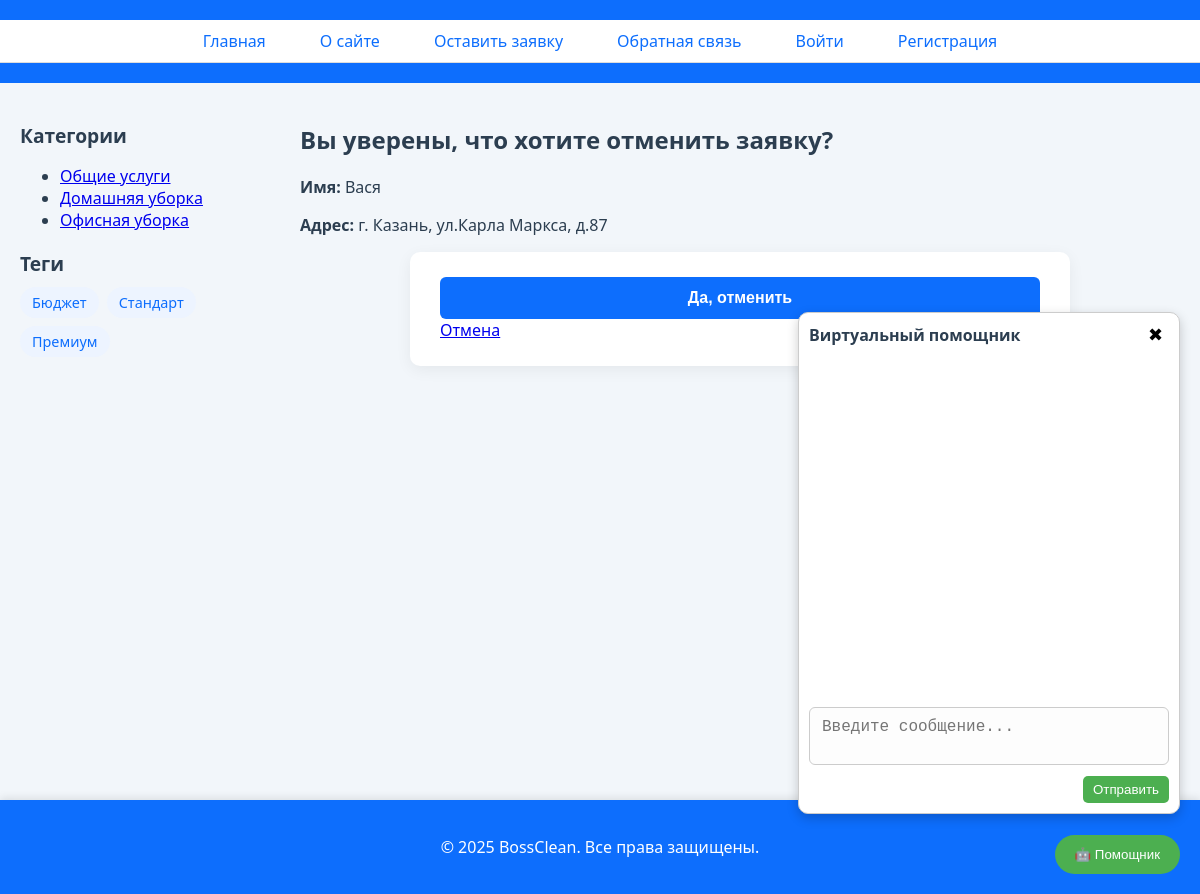
Screenshot of /cancel_order/5/ with the database file from the repository.
### places/models.py (models this page shows, shortened)
class ServiceCategory(models.Model):
    name = models.CharField(max_length=100, verbose_name='Название категории')
    slug = models.SlugField(unique=True, verbose_name='URL')
    def get_absolute_url(self):
        return reverse('category', kwargs={'cat_slug': self.slug})
    class Meta:
        verbose_name = 'Категория'
        verbose_name_plural = 'Категории'

class TagService(models.Model):
    tag = models.CharField(max_length=100, db_index=True, verbose_name="Название тега")
    slug = models.SlugField(max_length=255, unique=True, db_index=True, verbose_name="URL")
    def get_absolute_url(self):
        return reverse('tag', kwargs={'tag_slug': self.slug})

class OrderRequest(models.Model):
    user = models.ForeignKey(get_user_model(), on_delete=models.CASCADE, related_name='order_requests', null=True,
                             blank=True, verbose_name="Пользователь")
    name = models.CharField(
        max_length=100,
        verbose_name="Имя клиента",
        validators=[
            MinLengthValidator(2, "Имя должно содержать минимум 2 символа"),
            RegexValidator(r'^[А-Яа-яA-Za-z\s\-]+$', 'Имя может содержать только буквы, пробелы и дефисы')
        ]
    )
    phone = models.CharField(
        max_length=20,
        verbose_name="Телефон",
        validators=[
            RegexValidator(r'^\+?\d{10,15}$', 'Введите корректный номер телефона, начиная с +7 или 8')
        ]
    )
    address = models.TextField(
        verbose_name="Адрес",
        validators=[
            MinLengthValidator(5, "Адрес слишком короткий"),
            MaxLengthValidator(300, "Адрес слишком длинный")
        ]
    )
    date = models.DateField(verbose_name="Дата уборки")
    service = models.ForeignKey(Service, on_delete=models.CASCADE, verbose_name="Услуга")
    comment = models.TextField(
        blank=True,
        verbose_name="Комментарий",
        validators=[
            MaxLengthValidator(1000, "Комментарий слишком длинный (до 1000 символов)")
        ]
    )
    created_at = models.DateTimeField(auto_now_add=True, verbose_name="Дата создания заявки")
    image = models.ImageField(upload_to='uploads/', null=True, blank=True)
    class Meta:
        verbose_name = 'Заявка'
        verbose_name_plural = 'Заявки'

### places/views.py (the view)
# urls.py: path('cancel_order/<int:order_id>/', views.cancel_order, name='cancel_order'),
def cancel_order(request, order_id):
    order = get_object_or_404(OrderRequest, id=order_id)
    if request.method == 'POST':
        order.delete()
        return redirect('home')
    return render(request, 'places/cancel_order.html', {'order': order})

### places/templatetags/cleaning_tags.py (called while the page is built)
@register.inclusion_tag('places/list_categories.html')
def show_categories(cat_selected=0):
    cats = ServiceCategory.objects.all()
    return {"cats": cats, "cat_selected": cat_selected}

@register.inclusion_tag('places/includes/tag_block.html')
def show_all_tags():
    return {"tags": TagService.objects.all()}

### users/context_processors.py (called while the page is built)
def get_main_menu(request):
    return {'mainmenu': menu}

### places/templates/places/cancel_order.html (shortened to what this page needs)
{% extends 'base.html' %}
{% block content %}
  <h2>Вы уверены, что хотите отменить заявку?</h2>
  <p><strong>Имя:</strong> {{ order.name }}</p>
  <p><strong>Адрес:</strong> {{ order.address }}</p>
  <form method="post">
    <button type="submit" class="btn btn-danger">Да, отменить</button>
    <a href="{% url 'order_success' order.id %}" class="btn btn-secondary">Отмена</a>
  </form>
{% endblock %}

### places/templates/places/list_categories.html
<ul class="category-list">
    {% for cat in cats %}
        {% if cat.id == cat_selected %}
            <li class="selected">{{ cat.name }}</li>
        {% else %}
            <li><a href="{{ cat.get_absolute_url }}">{{ cat.name }}</a></li>
        {% endif %}
    {% endfor %}
</ul>

### places/templates/places/includes/tag_block.html
{% if tags %}
<div class="tags">
    {% for t in tags %}
        <a href="{{ t.get_absolute_url }}" class="tag">{{ t.tag }}</a>
    {% endfor %}
</div>
{% endif %}

### places/static/places/css/styles.css (style rules this page uses)
html, body { font-family: 'Segoe UI', sans-serif; background-color: #f2f6fa; color: #2c3e50; height: 100%; margin: 0; padding: 0; }
.tags { display: flex; flex-wrap: wrap; gap: 8px; margin-top: 10px; }
.tag { background-color: #edf4ff; color: #0d6efd; padding: 6px 12px; border-radius: 20px; font-size: 0.9rem; text-decoration: none; transition: background-color 0.3s; }
form { max-width: 600px; margin: 0 auto; background-color: #ffffff; border-radius: 10px; padding: 25px 30px; box-shadow: 0 4px 16px rgba(0, 0, 0, 0.06); }
button[type="submit"] { width: 100%; padding: 12px; background-color: #0d6efd; border: none; color: white; font-weight: bold; font-size: 1rem; border-radius: 6px; cursor: pointer; transition: background-color 0.3s ease; }

### rows the page displays
ServiceCategory: name "Общие услуги"
ServiceCategory: name "Домашняя уборка"
ServiceCategory: name "Офисная уборка"
TagService: tag "Бюджет"
TagService: tag "Стандарт"
TagService: tag "Премиум"
OrderRequest: name "Вася", address "г. Казань, ул.Карла Маркса, д.87"

### other values shown
{{ m.title }} "Главная" "О сайте" "Оставить заявку" "Обратная связь"
